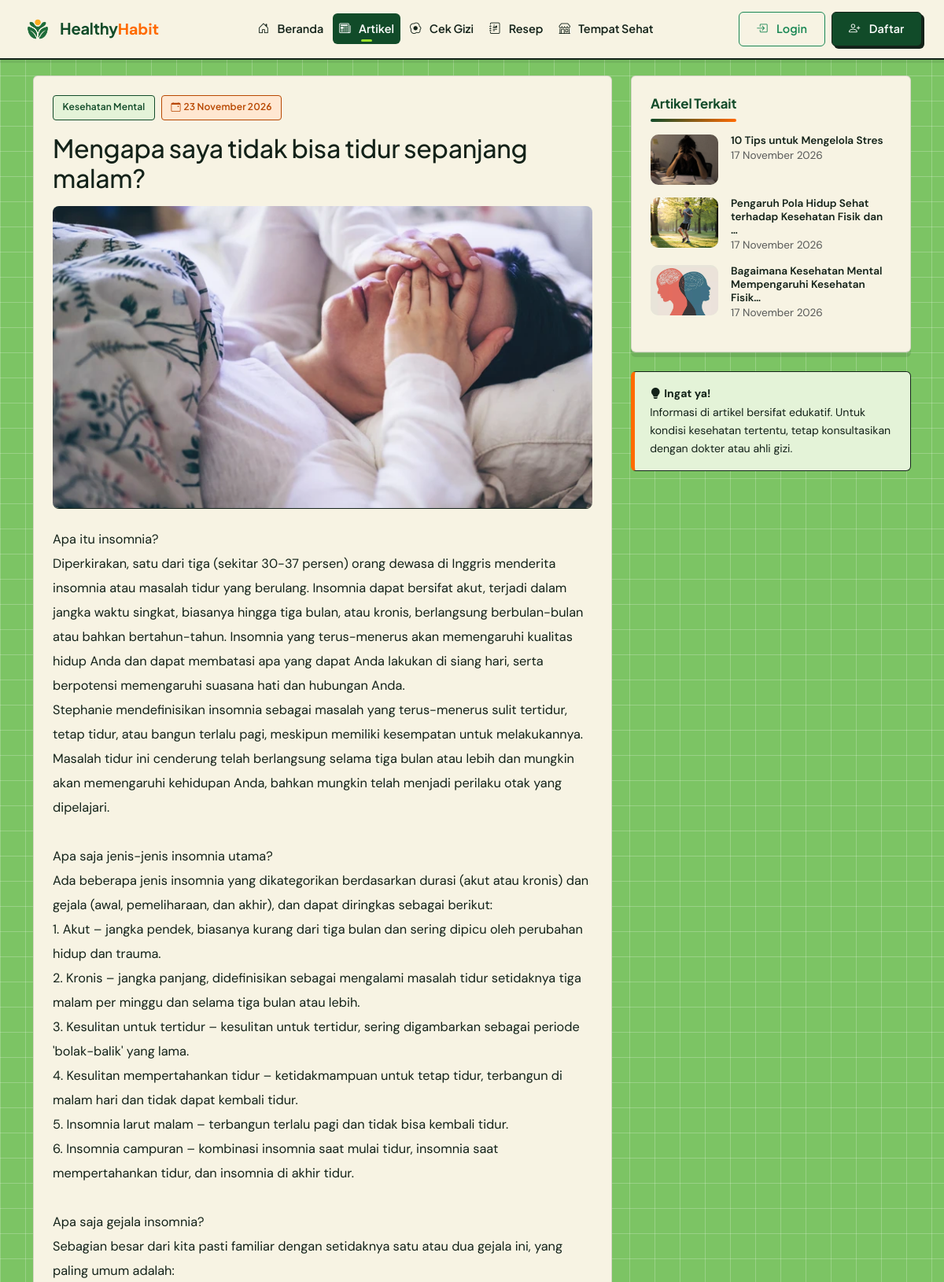
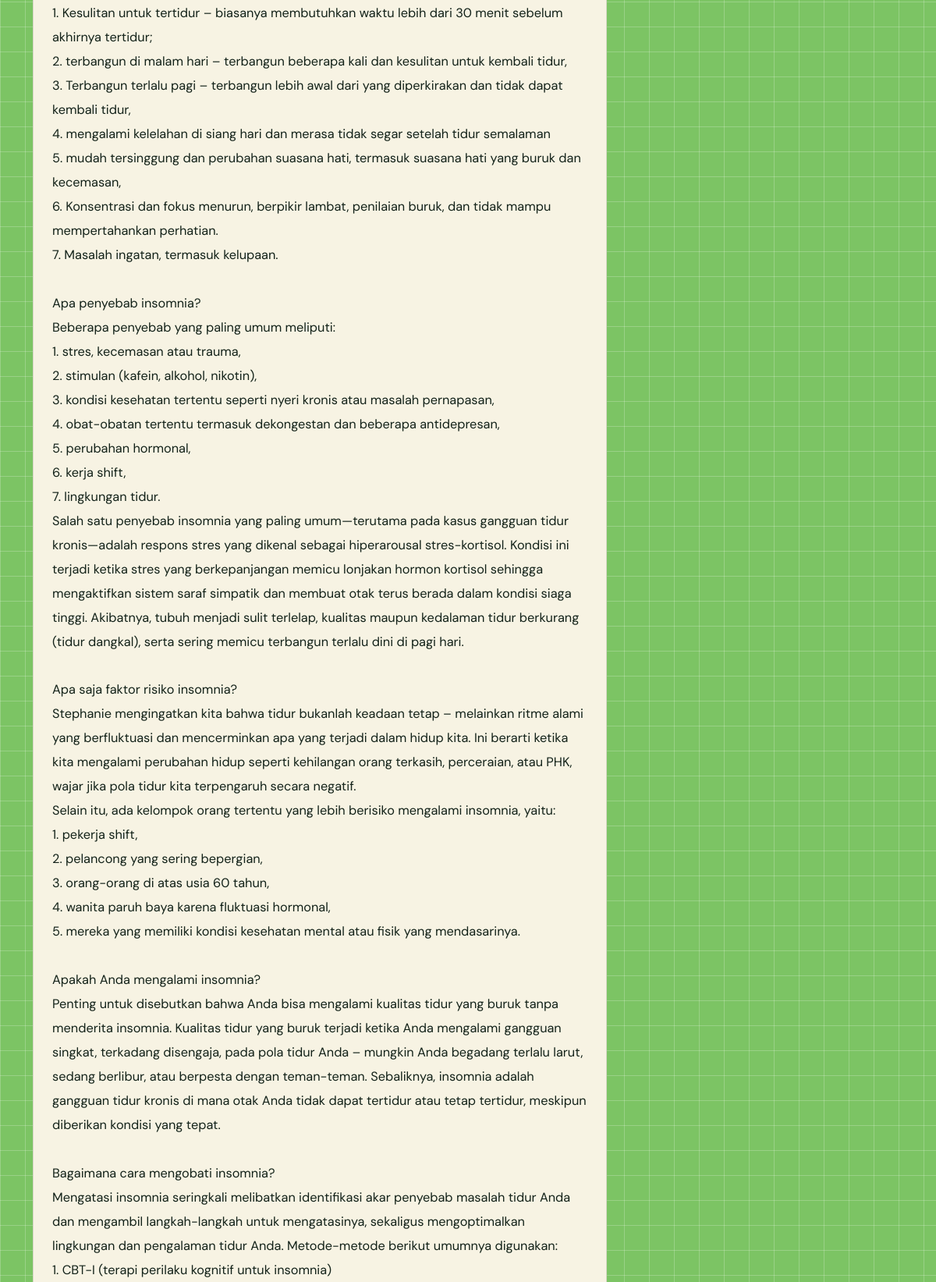
Screenshot of /artikel/23 (upper part) with the database file from the repository (2 pictures, top to bottom).
### tables this page shows
CREATE TABLE `artikel_kesehatan` (
  `id_artikel` int(11) NOT NULL AUTO_INCREMENT,
  `id_kategori_artikel` int(11) DEFAULT NULL,
  `id_admin` int(11) DEFAULT NULL,
  `judul_artikel` varchar(180) NOT NULL,
  `isi_artikel` text NOT NULL,
  `foto_artikel` varchar(255) DEFAULT NULL,
  `tanggal_terbit` date NOT NULL,
  PRIMARY KEY (`id_artikel`),
  KEY `fk_artikel_kategori` (`id_kategori_artikel`),
  KEY `fk_artikel_admin` (`id_admin`),
  CONSTRAINT `fk_artikel_admin` FOREIGN KEY (`id_admin`) REFERENCES `users` (`id_pengguna`) ON DELETE SET NULL ON UPDATE CASCADE,
  CONSTRAINT `fk_artikel_kategori` FOREIGN KEY (`id_kategori_artikel`) REFERENCES `kategori_artikel` (`id_kategori_artikel`) ON DELETE SET NULL ON UPDATE CASCADE
);

CREATE TABLE `kategori_artikel` (
  `id_kategori_artikel` int(11) NOT NULL AUTO_INCREMENT,
  `nama_kategori` varchar(60) NOT NULL,
  PRIMARY KEY (`id_kategori_artikel`),
  UNIQUE KEY `uq_kategori_nama` (`nama_kategori`)
);

### app/core/Controller.php (called while the page is built, shortened)
<?php
abstract class Controller
{
    protected function view(string $view, array $data = [], string $layout = 'main'): void
    {
        $contentFile = VIEWS_PATH . '/pages/' . $view . '.php';
        extract($data, EXTR_SKIP);
        require $contentFile;
    }
}

### app/controllers/ArtikelController.php (called while the page is built, shortened)
<?php
class ArtikelController extends Controller
{
    public function detail(string $id): void
    {
        $artikel = Artikel::detail((int) $id);
        $this->view('artikel/detail', [
            'pageTitle' => $artikel['judul_artikel'],
            'activeNav' => 'artikel',
            'artikel'   => $artikel,
            'terkait'   => Artikel::terkait(
                (int) $artikel['id_artikel'],
                $artikel['id_kategori_artikel']
            ),
        ]);
    }
}

### app/core/Router.php (called while the page is built, shortened)
<?php
class Router
{
    private array $routes = [];
    private function add(string $method, string $pattern, array $handler): void
    {
        $regex = preg_replace_callback(
            '#\{(\w+)(?::([^}]+))?\}#',
            static fn(array $m): string => '(?P<' . $m[1] . '>' . ($m[2] ?? '[^/]+') . ')',
            $pattern
        );
        $this->routes[$method][] = ['#^' . $regex . '$#', $handler, $pattern];
    }
    public function dispatch(string $uri, string $method): void
    {
        $path = (string) parse_url($uri, PHP_URL_PATH);
        $path = '/' . trim($path, '/');
        $method = strtoupper($method);
        $match  = $this->match($method, $path);
        [$handler, $params] = $match;
        [$class, $action]   = $handler;
        $controller = new $class();
        $controller->$action(...array_values($params));
    }
    private function match(string $method, string $path): ?array
    {
        foreach ($this->routes[$method] ?? [] as [$regex, $handler]) {
            if (preg_match($regex, $path, $m)) {
                $params = array_filter($m, 'is_string', ARRAY_FILTER_USE_KEY);
                return [$handler, $params];
            }
        }
        return null;
    }
}

### index.php (called while the page is built, shortened)
<?php
require_once __DIR__ . '/app/helpers/helper.php';
spl_autoload_register(function (string $class): void {
    $candidates = [
        APP_PATH . '/core/' . $class . '.php',
        APP_PATH . '/models/' . $class . '.php',
        APP_PATH . '/services/' . $class . '.php',
        APP_PATH . '/controllers/' . $class . '.php',
        APP_PATH . '/controllers/admin/' . $class . '.php',
    ];
    foreach ($candidates as $file) {
        if (is_file($file)) {
            return;
        }
    }
});
$router = new Router();
$router->dispatch(
    $_SERVER['REQUEST_URI'] ?? '/',
    $_SERVER['REQUEST_METHOD'] ?? 'GET'
);

### app/core/Database.php (called while the page is built, shortened)
<?php
class Database
{
    private static ?PDO $pdo = null;
    public static function connect(): PDO
    {
        if (self::$pdo instanceof PDO) {
            return self::$pdo;
        }
        $dsn = 'mysql:host=' . DB_HOST
            . ';port=' . DB_PORT
            . ';dbname=' . DB_NAME
            . ';charset=' . DB_CHARSET;
        try {
            self::$pdo = new PDO($dsn, DB_USER, DB_PASS, [
                PDO::ATTR_ERRMODE            => PDO::ERRMODE_EXCEPTION,
                PDO::ATTR_DEFAULT_FETCH_MODE => PDO::FETCH_ASSOC,
                PDO::ATTR_EMULATE_PREPARES   => false,
            ]);
        } catch (PDOException $ex) {
            http_response_code(500);
            exit(
                '<div style="font-family:Poppins,Arial,sans-serif;max-width:640px;margin:60px auto;padding:24px;border:1px solid #e0e0e0;border-radius:12px">'
                . '<h2 style="color:#27824B">Koneksi database gagal</h2>'
                . '<p>Pastikan <b>MySQL (XAMPP)</b> sudah berjalan, lalu impor file '
                . '<b>database/healthyhabit.sql</b> ke phpMyAdmin.</p>'
                . '<p style="color:#c0392b"><code>' . e($ex->getMessage()) . '</code></p>'
                . '</div>'
            );
        }
        return self::$pdo;
    }
}

### app/core/Model.php (called while the page is built, shortened)
<?php
abstract class Model
{
    protected static function db(): PDO
    {
        return Database::connect();
    }
}

### app/models/Artikel.php (called while the page is built, shortened)
<?php
class Artikel extends Model
{
    public static function detail(int $id): ?array
    {
        $st = static::db()->prepare(self::BASE_SELECT . ' WHERE a.id_artikel = ? LIMIT 1');
        $st->execute([$id]);
        $row = $st->fetch();
        return $row ?: null;
    }
    public static function terkait(int $idArtikel, $idKategori, int $limit = 3): array
    {
        $st = static::db()->prepare(
            self::BASE_SELECT
            . ' WHERE a.id_artikel != ? AND a.id_kategori_artikel = ?'
            . ' ORDER BY a.tanggal_terbit DESC LIMIT ' . (int) $limit
        );
        $st->execute([$idArtikel, $idKategori]);
        return $st->fetchAll();
    }
}

### app/helpers/helper.php (called while the page is built, shortened)
<?php
function e($value): string
{
    return htmlspecialchars((string) $value, ENT_QUOTES, 'UTF-8');
}
function tanggal_indo(?string $date, bool $withTime = false): string
{
    $bulan = [
        1 => 'Januari', 'Februari', 'Maret', 'April', 'Mei', 'Juni',
        'Juli', 'Agustus', 'September', 'Oktober', 'November', 'Desember',
    ];
    $ts = strtotime($date);
    $hasil = date('j', $ts) . ' ' . $bulan[(int) date('n', $ts)] . ' ' . date('Y', $ts);
    return $hasil;
}
function excerpt(?string $html, int $length = 140): string
{
    $text = trim(strip_tags((string) $html));
    if (mb_strlen($text) <= $length) {
        return $text;
    }
    return mb_substr($text, 0, $length) . '…';
}
function img_url(?string $filename, string $subdir): string
{
    if ($filename && is_file(UPLOAD_PATH . '/' . $subdir . '/' . basename($filename))) {
        return UPLOAD_URL . '/' . $subdir . '/' . basename($filename);
    }
    return BASE_URL . '/assets/img/placeholder.svg';
}

### app/views/pages/artikel/detail.php (the view, shortened to what this page needs)
<div class="container mt-4 mb-5">
    <div class="row g-4">
        <div class="col-lg-8">
            <article class="panel-white">
                <div class="d-flex flex-wrap gap-2 mb-3">
                    <span class="tag"><?= e($artikel['nama_kategori'] ?? 'Umum') ?></span>
                    <span class="tag orange"><i class="bi bi-calendar-event me-1"></i><?= tanggal_indo($artikel['tanggal_terbit']) ?></span>
                </div>
                <h1 class="h2 mb-3"><?= e($artikel['judul_artikel']) ?></h1>
                <div class="ratio ratio-article rounded-3 overflow-hidden mb-4">
                    <img src="<?= img_url($artikel['foto_artikel'], 'artikel') ?>"
                         alt="<?= e($artikel['judul_artikel']) ?>" class="img-cover">
                </div>
                <div class="article-body">
                    <?= nl2br(e($artikel['isi_artikel'])) ?>
                </div>
            </article>
        </div>
        <aside class="col-lg-4">
            <?php if ($terkait): ?>
                <div class="panel-white mb-4">
                    <h5 class="section-title mb-3" style="font-size:1.05rem;">Artikel Terkait</h5>
                    <?php foreach ($terkait as $t): ?>
                        <a href="<?= BASE_URL ?>/artikel/<?= (int) $t['id_artikel'] ?>"
                           class="d-flex gap-3 mb-3 text-reset">
                            <div style="width:86px;height:64px;flex:0 0 86px;border-radius:10px;overflow:hidden;">
                                <img src="<?= img_url($t['foto_artikel'], 'artikel') ?>"
                                     alt="" class="img-cover">
                            </div>
                            <div class="lh-sm">
                                <small class="d-block fw-semibold"><?= e(excerpt($t['judul_artikel'], 55)) ?></small>
                                <small class="text-muted"><?= tanggal_indo($t['tanggal_terbit']) ?></small>
                            </div>
                        </a>
                    <?php endforeach; ?>
                </div>
            <?php endif; ?>
            <div class="tip-box">
                <b><i class="bi bi-lightbulb-fill me-1"></i>Ingat ya!</b><br>
                Informasi di artikel bersifat edukatif. Untuk kondisi kesehatan tertentu,
                tetap konsultasikan dengan dokter atau ahli gizi.
            </div>
        </aside>
    </div>
</div>

### assets/css/style.css (style rules this page uses)
:root { --hijau: #166534; --hijau-2: #228B47; --hijau-dark: #114B29; --hijau-deep: #0B331C; --hijau-muda: #E4F3D8; --hijau-grid: #7CC464; --krem: #F7F3E3; --krem-2: #EFE9D3; --putih: #FFFFFF; --oranye: #FF6A00; --oranye-soft: #FF852E; --lime: #9BE12B; --kuning-hangat: #FFD166; --abu: #EFECE0; --abu-gelap: #4B554E; --teks: #132219; --teks-lembut: #38493F; --border-ink: #132219; --radius: 6px; --radius-lg: 10px; --font-heading: 'Plus Jakarta Sans', 'DM Sans', system-ui, sans-serif; --font-body: 'DM Sans', system-ui, -apple-system, 'Segoe UI', sans-serif; --shadow: 0 6px 0 rgba(19, 34, 25, .12); --shadow-hover: 0 10px 0 rgba(19, 34, 25, .18); --ease: cubic-bezier(.16, 1, .3, 1); --spring: cubic-bezier(.34, 1.56, .64, 1); }
* { font-family: var(--font-body); box-sizing: border-box; }
html { scroll-behavior: smooth; }
body { position: relative; color: var(--teks); font-weight: 400; font-size: .97rem; line-height: 1.65; min-height: 100vh; background-color: var(--hijau-grid); background-image: linear-gradient(to right, rgba(255, 255, 255, .22) 1px, transparent 1px), linear-gradient(to bottom, rgba(255, 255, 255, .22) 1px, transparent 1px); background-size: 32px 32px; -webkit-font-smoothing: antialiased; -moz-osx-font-smoothing: grayscale; text-rendering: optimizeLegibility; animation: fadeIn .7s ease both; }
body::before, body::after { display: none !important; }
h1, h2, h3, h4, h5, h6 { font-family: var(--font-heading); font-weight: 700; color: var(--hijau-dark); letter-spacing: -.01em; line-height: 1.24; overflow: visible; }
h4, h5, h6 { letter-spacing: -.005em; line-height: 1.35; font-weight: 600; }
a { text-decoration: none; transition: color .25s var(--ease), background .25s var(--ease), opacity .25s, transform .25s var(--ease); }
.glass, .glass-strong, .panel-white { position: relative; background: var(--krem); border: 1.5px solid rgba(19, 34, 25, .14); box-shadow: var(--shadow); border-radius: var(--radius); padding: 1.5rem; overflow: visible; }
.glass::before, .glass::after, .panel-white::before, .panel-white::after { display: none !important; }
.section-title { font-size: 1.5rem; font-weight: 700; color: var(--hijau-dark); width: fit-content; letter-spacing: -.01em; animation: titlePopUp 0.55s cubic-bezier(0.34, 1.56, 0.64, 1) both; transition: transform 0.3s cubic-bezier(0.34, 1.56, 0.64, 1), text-shadow 0.3s ease; }
.section-title::after { content: ""; display: block; width: 100%; height: 4px; background: linear-gradient(90deg, var(--hijau-dark), var(--oranye)); border-radius: 2px; margin-top: .45rem; transform-origin: left; animation: growX 0.65s cubic-bezier(0.25, 0.46, 0.45, 0.94) 0.1s both; }
.img-cover { width: 100%; height: 100%; object-fit: cover; background: var(--hijau-muda); transition: transform .9s var(--ease), filter .6s; }
.ratio-article { aspect-ratio: 16 / 9; overflow: hidden; border-bottom: 1.5px solid var(--border-ink); }
.tag { display: inline-block; font-family: var(--font-heading); font-size: .75rem; font-weight: 600; letter-spacing: .01em; padding: .28rem .72rem; border-radius: 4px; background: var(--hijau-muda); color: var(--hijau-dark); border: 1px solid var(--hijau-dark); white-space: nowrap; transition: transform .35s var(--spring), background .25s; }
.tag.orange { background: #FFE7D1; color: #B84700; border-color: #B84700; }
.article-body { line-height: 1.9; color: var(--teks); font-size: 1.02rem; }
.tip-box { background: var(--hijau-muda); border: 1.5px solid var(--border-ink); border-left: 5px solid var(--oranye); border-radius: 6px; padding: 1rem 1.2rem; color: var(--teks); font-size: .88rem; }

### rows the page displays
artikel_kesehatan: id_kategori_artikel.nama_kategori "Kesehatan Mental", tanggal_terbit "23 November 2026", judul_artikel "Mengapa saya tidak bisa tidur sepanjang malam?", foto_artikel (picture), isi_artikel "Apa itu insomnia? Diperkirakan, satu dari tiga (sekitar 30-37 persen) orang dewasa di Inggris menderita insomnia atau masalah tidur yang berulang. Insomnia dapat bersifat akut, terjadi dalam jangka waktu singkat, biasanya hingga tiga bulan, atau kronis, berlangsung berbulan-bulan atau bahkan bertahun-tahun. Insomnia yang terus-menerus akan memengaruhi kualitas hidup Anda dan dapat membatasi apa yang dapat Anda lakukan di siang hari, serta berpotensi memengaruhi suasana hati dan hubungan Anda. Stephanie mendefinisikan insomnia sebagai masalah yang terus-menerus sulit tertidur, tetap tidur, atau bangun terlalu pagi, meskipun memiliki kesempatan untuk melakukannya. Masalah tidur ini cenderung…"
artikel_kesehatan: foto_artikel (picture), judul_artikel "10 Tips untuk Mengelola Stres", tanggal_terbit "17 November 2026"
artikel_kesehatan: foto_artikel (picture), judul_artikel "Pengaruh Pola Hidup Sehat terhadap Kesehatan Fisik dan …", tanggal_terbit "17 November 2026"
artikel_kesehatan: foto_artikel (picture), judul_artikel "Bagaimana Kesehatan Mental Mempengaruhi Kesehatan Fisik…", tanggal_terbit "17 November 2026"
